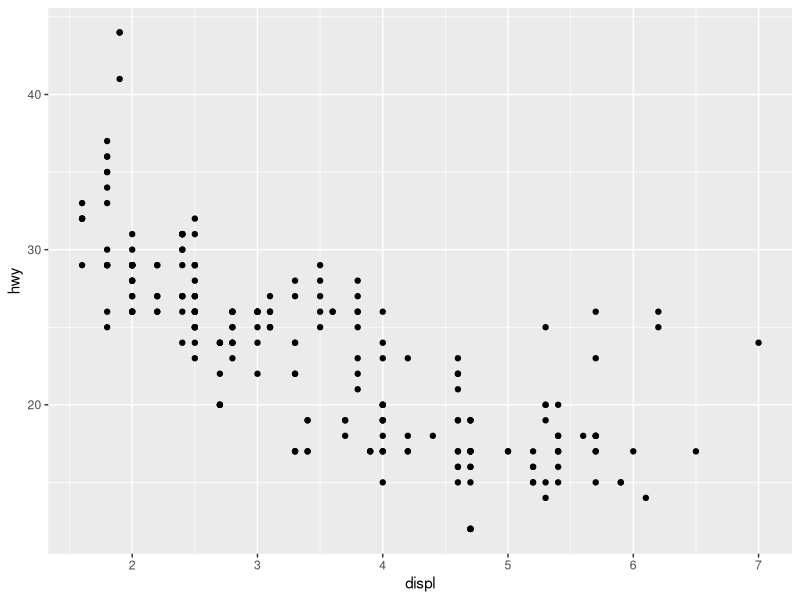
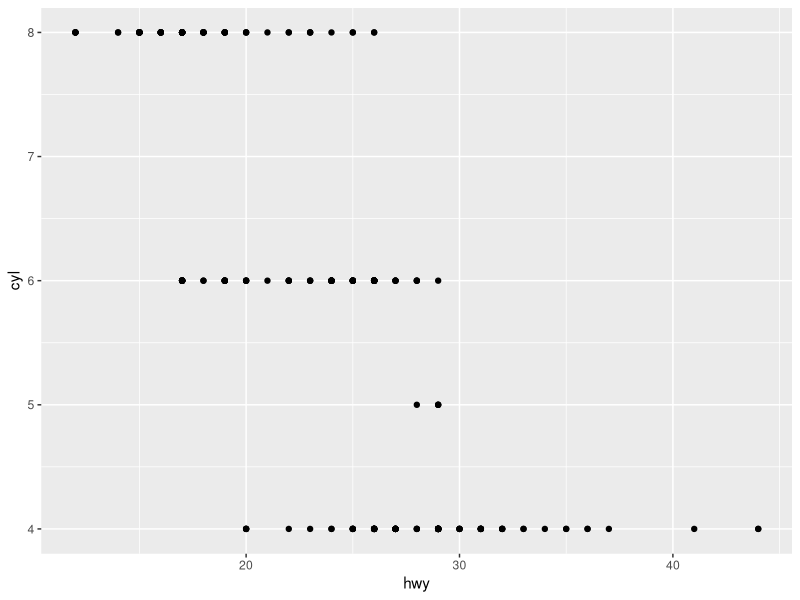
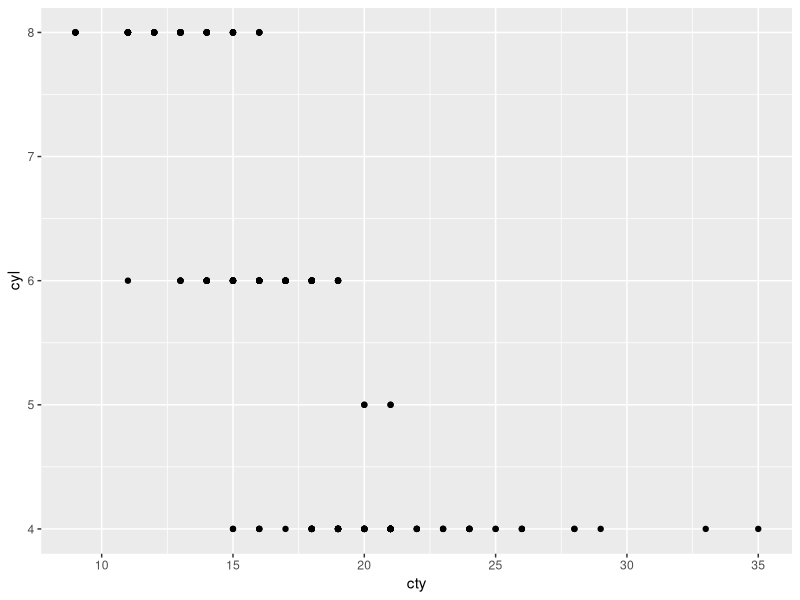
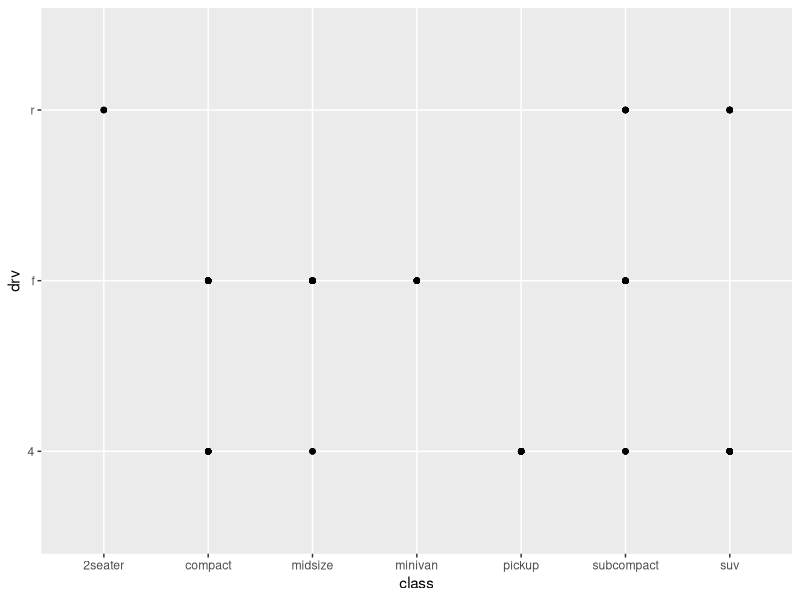
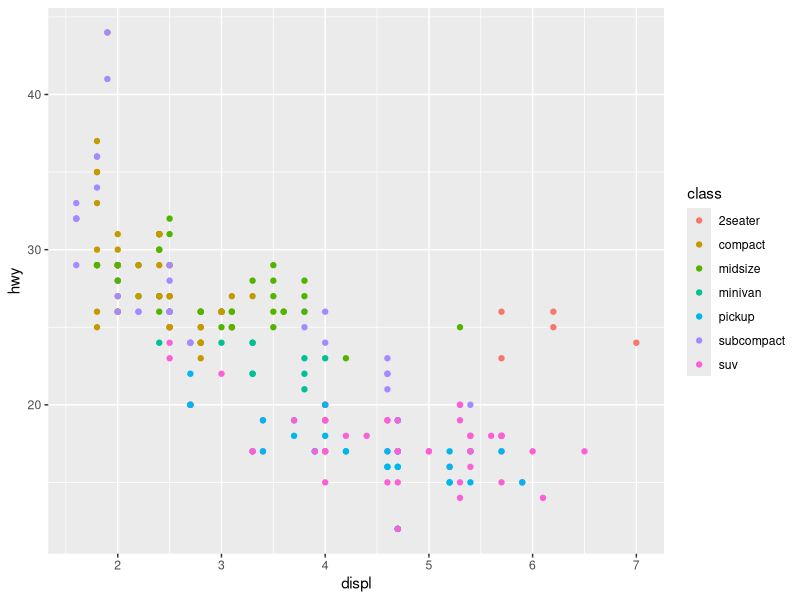
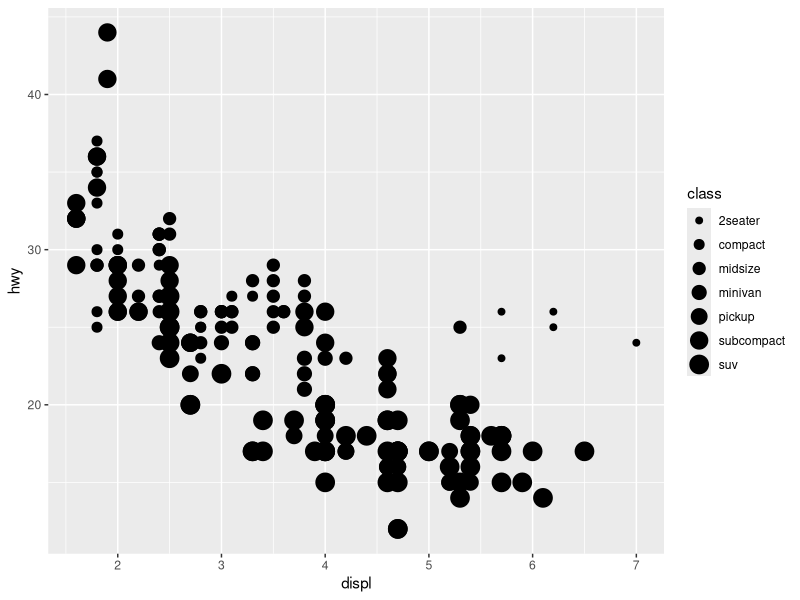
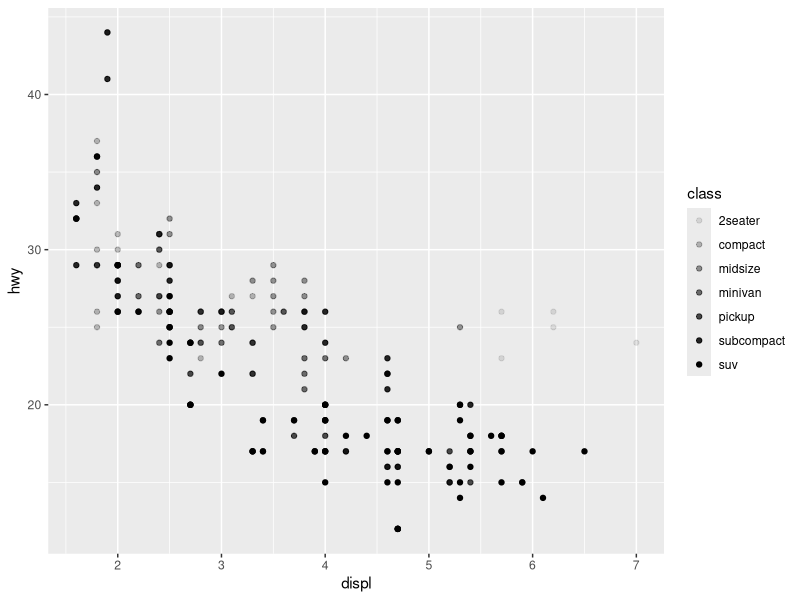
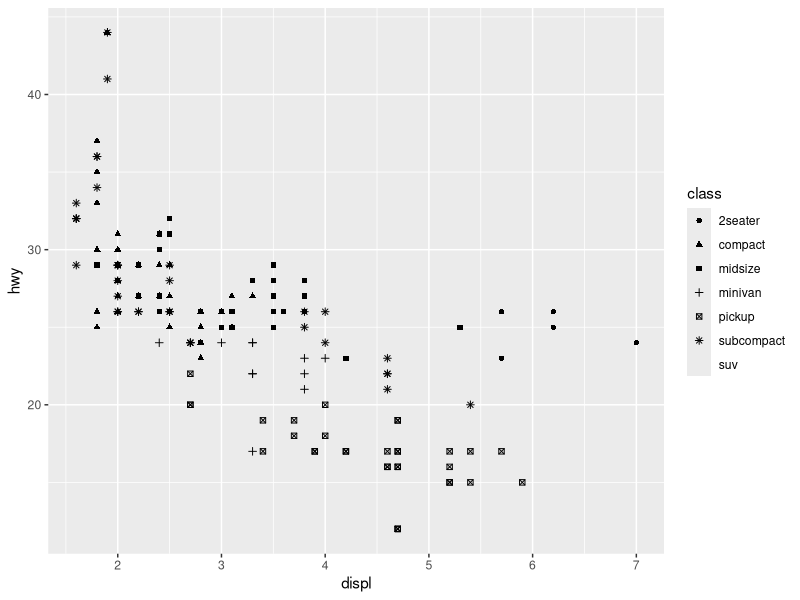

Write the R code that produced these figures, in order.
#Data Visualization 18 de abril de 2020
library(tidyverse)
#-- Attaching packages --------------------------------------- tidyverse 1.3.0 --
#  v ggplot2 3.3.0     v purrr   0.3.3
#v tibble  2.1.3     v dplyr   0.8.5
#v tidyr   1.0.2     v stringr 1.4.0
#v readr   1.3.1     v forcats 0.5.0

#Los coches con motor mas grande consumen mas combustible
#que los coches con menor tamanio
#la reslacion consumo / tamanio es lineal? Es no lineal? Es exponencial?
#Es positiva? Es negativa?

#ggplot2::mpg

view(mpg)
# displ: tamanio del motor en litros
# hgw: numero de millas recorridas por galon de combustible (3.7 litros)
# ?mpg o help(mpg)
ggplot(data = mpg) +
  geom_point(mapping = aes(x = displ, y = hwy))

# Plantilla para hacer una representacion grafica con ggplot
#ggplot(data = <DATA_FRAME>) +
#  <GEOM_FUNCTION>(mapping = aes(<MAPPINGS>))

ggplot(data = mpg) +
  geom_point(mapping = aes(x = hwy, y = cyl))


ggplot(data = mpg) +
  geom_point(mapping = aes(x = cty, y = cyl))

ggplot(data = mpg) +
  geom_point(mapping = aes(x = class, y = drv))

#--------------------------------------------------------------
# ejemplo de color
ggplot(data = mpg) +
  geom_point(mapping = aes(x = displ, y = hwy, color = class))

#ejemplo de size
#Warning message:
#Using size for a discrete variable is not advised.
#(Conviene que sea una variable numerica)
ggplot(data = mpg) +
  geom_point(mapping = aes(x = displ, y = hwy, size = class))

# ejemplo de transparencia
ggplot(data = mpg) +
  geom_point(mapping = aes(x = displ, y = hwy, alpha = class))

# ejemplo de forma de los puntos (solo 6 formas a la vez)
ggplot(data = mpg) +
  geom_point(mapping = aes(x = displ, y = hwy, shape = class))

#Eleccion manual de esteticas
ggplot(data = mpg) +
  geom_point(mapping = aes(x = displ, y = hwy), color = "red")
#color = nombre del color en formato string
#size = tamano del punto en mm
#shape = forma del punto con numeros del 0 al 25
ggplot(data = mpg) +
  geom_point(mapping = aes(x = displ, y = hwy), 
             shape = 23, size = 10, color = "red", 
             fill = "yellow")
  
ggplot(data = mpg) +
  geom_point(mapping = aes(x = displ, y = hwy), 
             shape = 23, size = 10, color = "red", 
             fill = "yellow")

##FACETS
# facet_wrap(~<FORMULA_VARIABLE>) : la variable debe ser discreta
#Ejemplo:
ggplot(data = mpg) +
  geom_point(mapping = aes(x = displ, y = hwy)) + 
  facet_wrap(~class, nrow = 3)

# facet_grid(<FORMULA_VARIABLE1>~<FORMULA_VARIABLE2>)
ggplot(data = mpg) +
  geom_point(mapping = aes(x = displ, y = hwy)) +
  facet_grid(drv~cyl)

#Similar al facet wrap
ggplot(data = mpg) +
  geom_point(mapping = aes(x = displ, y = hwy)) +
  facet_grid(.~cyl)

###--------------tarea-----------------------------------------------------------
ggplot(data = mpg) +
  geom_point(mapping = aes(x = displ, y = hwy)) + 
  facet_wrap(~cty, nrow = 3)


ggplot(data = mpg) +
  geom_point(mapping = aes(x=displ, y = hwy)) +
  facet_grid(.~cyl)

ggplot(data = mpg) +
  geom_point(mapping = aes(x=displ, y = hwy)) +
  facet_grid(drv~.)
###------------------------------------------------------------------------------

#Diferentes Geometrias
ggplot(data = mpg) +
  geom_point(mapping = aes(x = displ, y = hwy))

ggplot(data = mpg) +
  geom_smooth(mapping = aes(x = displ, y = hwy))

ggplot(data = mpg) +
  geom_smooth(mapping = aes(x = displ, y = hwy, linetype = drv))

#Varias geometrias super puestas
ggplot(data = mpg) +
  geom_point(mapping = aes(x = displ, y = hwy, color = drv)) +
  geom_smooth(mapping = aes(x = displ, y = hwy, linetype = drv))

ggplot(data = mpg) +
  geom_smooth(mapping = aes(x = displ, y = hwy, linetype = drv))

ggplot(data = mpg) +
  geom_smooth(mapping = aes(x = displ, y = hwy, linetype = drv, color = drv))

ggplot(data = mpg) +
  geom_smooth(mapping = aes(x = displ, y = hwy, group = drv))

ggplot(data = mpg) +
  geom_smooth(mapping = aes(x = displ, y = hwy, group = drv, color = drv),
              show.legend = T)

ggplot(data = mpg, mapping = aes(x = displ, y = hwy)) +
  geom_point() +
  geom_smooth()

#Mapeo local en cada geometria
ggplot(data = mpg, mapping = aes(x = displ, y = hwy)) +
  geom_point(mapping = aes(color = class)) +
  geom_smooth()

ggplot(data = mpg, mapping = aes(x = displ, y = hwy)) +
  geom_point(mapping = aes(color = class)) +
  geom_smooth(data = filter(mpg, class == "suv"), se = F)


#----------------Tarea
ggplot(data = mpg, mapping = aes(x=displ, y = hwy, color = drv)) + 
  geom_point() + 
  geom_smooth( se = F)

ggplot(data = mpg, mapping = aes(x = displ, y = hwy)) +
  geom_point(mapping = aes(x = displ, y = hwy, color = drv, shape = drv)) +
  geom_smooth(mapping = aes(x = displ, y = hwy, linetype = drv), se = F)


ggplot(data = mpg, mapping = aes(x=displ, y = hwy, color = drv)) + 
  geom_point(shape = 18, size = 3)


#---------------Ejemplo con dataset de diamantes
#Geom_bar utiliza el algoritmo stat por default se calcula el count
ggplot(data = diamonds)+
  geom_bar(mapping = aes(x = cut))

#otra forma
ggplot(data = diamonds)+
  stat_count(mapping = aes(x=cut))


#Cambiando las transformaciones estadisticas en las geometrias
demo_diamonds <- tribble(
  ~cut,          ~freqs,
  "Fair",        1610,
  "Good",        4906,
  "Very Good",   12082,
  "Premium",     12791,
  "Ideal",       21551
)

#otra forma del geom bar, revisar que es identity
ggplot(data = demo_diamonds)+
  geom_bar(mapping = aes(x = cut, y = freqs),
           stat = "identity")

#Geom bar con proporciones
ggplot(data = diamonds)+
  geom_bar(mapping = aes(x = cut, y = ..prop.., group = 1))


#stat summary
ggplot(data = diamonds)+
  stat_summary( 
    mapping = aes(x=cut, y = depth)
  )

ggplot(data = diamonds)+
  stat_summary( 
    mapping = aes(x=cut, y = depth),
    fun.ymin = min,
    fun.ymax = max,
    fun.y = median
  )


#colores y formas de los graficos
ggplot(data = diamonds)+
  geom_bar(mapping = aes(x = cut, color = cut))

ggplot(data = diamonds)+
  geom_bar(mapping = aes(x = cut, fill = cut))

#en este ejemplo solo muestra las claridades que hay
ggplot(data = diamonds)+
  geom_bar(mapping = aes(x = cut, fill = clarity))

ggplot(data = diamonds)+
  geom_bar(mapping = aes(x = cut, fill = color))

#En este ejemplo se muestran las proporciones de la claridad con respecto a cada
#cut
ggplot(data = diamonds, mapping = aes(x = cut, fill = clarity))+
  geom_bar(position = "identity")

ggplot(data = diamonds, mapping = aes(x = cut, fill = clarity))+
  geom_bar(alpha = 0.2, position = "identity")

ggplot(data = diamonds, mapping = aes(x = cut, color = clarity))+
  geom_bar(fill = NA, position = "identity")

##position fill se muestra las proporciones con respecto a la proporcion total
ggplot(data = diamonds, mapping = aes(x = cut, fill = clarity))+
  geom_bar(position = "fill")

##position dodge
ggplot(data = diamonds, mapping = aes(x = cut, fill = clarity))+
  geom_bar(position = "dodge")

#En el scatterplot normal se pierden algunos puntos por lo que con jitter
#nos permite ver el total de los puntos de la distribucion
ggplot(data = mpg, mapping = aes(x = displ, y = hwy)) +
  geom_point(position = "jitter")

ggplot(data = mpg, mapping = aes(x = displ, y = hwy)) +
  geom_jitter()

#sistemas de coordenadas
ggplot(data = mpg, mapping = aes(x = class, y = hwy))+
  geom_boxplot()

ggplot(data = mpg, mapping = aes(x = class, y = hwy))+
  geom_boxplot()+
  coord_flip()

#coord_quickmap() -> configura el aspect ratio para mapas
library(maps)

usa <- map_data("usa")

ggplot(usa, aes(long, lat, group = group))+
  geom_polygon(fill = "blue", color = "white")+
  coord_quickmap()

#otro ejemplo con Italia

italy <- map_data("italy")

ggplot(italy, aes(long, lat, group = group))+
  geom_polygon(fill = "blue", color = "white")+
  coord_quickmap()

#coord_polar

ggplot(data = diamonds)+
  geom_bar(
    mapping = aes(x = cut, fill = cut),
    show.legend = F,
    width = 1
  )+
  theme(aspect.ratio = 1)+
  labs(x = NULL, y = NULL)+
  coord_polar()


# Plantilla para hacer una representacion grafica con ggplot
#Con mas opciones la gramatica queda de la siguiente forma
#ggplot(data = <DATA_FRAME>) +
#  <GEOM_FUNCTION>(
#                  mapping = aes(<MAPPINGS>),
#                  stat = <STAT>,
#                  position = <POSITION>
#                 )+
#  <COORDINATE_FUNCTION>()+
#  <FACET_FUNCTION>()
#

#plot basico
ggplot(data = diamonds)+
  geom_bar(mapping = aes(x = clarity))
#mismo plot pero con opcion count
ggplot(data = diamonds)+
  geom_bar(mapping = aes(x = clarity, y = ..count..))
#mismo plot pero ahora con prop
ggplot(data = diamonds)+
  geom_bar(mapping = aes(x = clarity, y = ..prop.., group = 1))
#Usando fill
ggplot(data = diamonds)+
  geom_bar(mapping = aes(x = clarity, y = ..count.., fill = clarity))
#usando coord polar
ggplot(data = diamonds)+
  geom_bar(mapping = aes(x = clarity, y = ..count.., fill = clarity))+
  coord_polar()
#utilizando facets
ggplot(data = diamonds)+
  geom_bar(mapping = aes(x = clarity, y = ..count.., fill = clarity))+
  coord_polar()+
  facet_wrap(~cut)
#usando opciones para labels
ggplot(data = diamonds)+
  geom_bar(mapping = aes(x = clarity, y = ..count.., fill = clarity))+
  coord_polar()+
  facet_wrap(~cut)+
  labs(x = NULL, y = NULL, title = "Ejemplo final de ggplot con JB",
       caption = "Dos variables cruzadas de diamonds",
       subtitle = "Aprender ggplot es divertido")


#---------------------------------------------------
#Tarea final de ggplot
ggplot(data = mpg, mapping = aes(x = cty, y = hwy, color = class )) + 
  geom_point()+
  facet_wrap(~class)

ggplot(data = mpg, mapping = aes(x = cty, y = hwy )) + 
  geom_point() + 
  geom_abline() + 
  coord_fixed()
  
